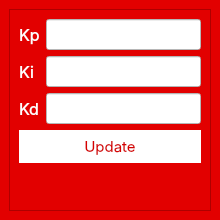
<?xml version="1.0" encoding="UTF-8"?>
<ui version="4.0">
 <class>MainWindow</class>
 <widget class="QMainWindow" name="MainWindow">
  <property name="geometry">
   <rect>
    <x>0</x>
    <y>0</y>
    <width>220</width>
    <height>220</height>
   </rect>
  </property>
  <property name="windowTitle">
   <string>MainWindow</string>
  </property>
  <property name="styleSheet">
   <string notr="true">background-color: rgb(226, 0, 0);</string>
  </property>
  <widget class="QWidget" name="centralwidget">
   <layout class="QHBoxLayout" name="horizontalLayout">
    <item>
     <widget class="QFrame" name="frame">
      <property name="frameShape">
       <enum>QFrame::StyledPanel</enum>
      </property>
      <property name="frameShadow">
       <enum>QFrame::Raised</enum>
      </property>
      <layout class="QFormLayout" name="formLayout">
       <item row="0" column="0">
        <widget class="QLabel" name="label_2">
         <property name="font">
          <font>
           <family>SF Pro Display</family>
           <pointsize>12</pointsize>
          </font>
         </property>
         <property name="styleSheet">
          <string notr="true">color: rgb(255, 255, 255);</string>
         </property>
         <property name="text">
          <string>Kp</string>
         </property>
         <property name="alignment">
          <set>Qt::AlignCenter</set>
         </property>
        </widget>
       </item>
       <item row="0" column="1">
        <widget class="QLineEdit" name="LKp">
         <property name="font">
          <font>
           <family>SF Pro Display</family>
           <pointsize>-1</pointsize>
           <weight>75</weight>
           <italic>false</italic>
           <bold>true</bold>
          </font>
         </property>
         <property name="styleSheet">
          <string notr="true">background-color: rgb(255, 255, 255);
color: rgb(143, 0, 0);
border-bottom: 2px solid rgba(255, 255, 255, 100);
padding-bottom:7px;
font-size: 15px;
font-family: &quot;SF Pro Display&quot;; 
	font-weight: bold; 
    font-style: normal;</string>
         </property>
         <property name="text">
          <string/>
         </property>
        </widget>
       </item>
       <item row="1" column="0">
        <widget class="QLabel" name="label">
         <property name="font">
          <font>
           <family>SF Pro Display</family>
           <pointsize>12</pointsize>
          </font>
         </property>
         <property name="styleSheet">
          <string notr="true">color: rgb(255, 255, 255);</string>
         </property>
         <property name="text">
          <string>Ki</string>
         </property>
         <property name="alignment">
          <set>Qt::AlignCenter</set>
         </property>
        </widget>
       </item>
       <item row="1" column="1">
        <widget class="QLineEdit" name="LKi">
         <property name="font">
          <font>
           <family>SF Pro Display</family>
           <pointsize>-1</pointsize>
           <weight>75</weight>
           <italic>false</italic>
           <bold>true</bold>
          </font>
         </property>
         <property name="styleSheet">
          <string notr="true">background-color: rgb(255, 255, 255);
color: rgb(143, 0, 0);
border-bottom: 2px solid rgba(255, 255, 255, 100);
padding-bottom:7px;
font-size: 15px;
font-family: &quot;SF Pro Display&quot;; 
	font-weight: bold; 
    font-style: normal;</string>
         </property>
        </widget>
       </item>
       <item row="2" column="0">
        <widget class="QLabel" name="label_3">
         <property name="font">
          <font>
           <family>SF Pro Display</family>
           <pointsize>12</pointsize>
          </font>
         </property>
         <property name="styleSheet">
          <string notr="true">color: rgb(255, 255, 255);</string>
         </property>
         <property name="text">
          <string>Kd</string>
         </property>
         <property name="alignment">
          <set>Qt::AlignCenter</set>
         </property>
        </widget>
       </item>
       <item row="2" column="1">
        <widget class="QLineEdit" name="LKd">
         <property name="font">
          <font>
           <family>SF Pro Display</family>
           <pointsize>-1</pointsize>
           <weight>75</weight>
           <italic>false</italic>
           <bold>true</bold>
          </font>
         </property>
         <property name="styleSheet">
          <string notr="true">background-color: rgb(255, 255, 255);
color: rgb(143, 0, 0);
border-bottom: 2px solid rgba(255, 255, 255, 100);
padding-bottom:7px;
font-size: 15px;
font-family: &quot;SF Pro Display&quot;; 
	font-weight: bold; 
    font-style: normal;</string>
         </property>
        </widget>
       </item>
       <item row="3" column="0" colspan="2">
        <widget class="QPushButton" name="updatePID">
         <property name="font">
          <font>
           <family>SF Pro Display</family>
           <pointsize>-1</pointsize>
           <weight>50</weight>
           <italic>false</italic>
           <bold>false</bold>
          </font>
         </property>
         <property name="cursor">
          <cursorShape>PointingHandCursor</cursorShape>
         </property>
         <property name="styleSheet">
          <string notr="true">background-color: rgb(255, 255, 255);
border-color: rgb(255, 255, 255);
border-radius : 30px;
color: rgb(214, 0, 0);
font-size: 15px;
padding:7px;
font-family: &quot;SF Pro Display&quot;; 
	font-weight: normal; 
    font-style: normal;</string>
         </property>
         <property name="text">
          <string>Update</string>
         </property>
        </widget>
       </item>
      </layout>
     </widget>
    </item>
   </layout>
  </widget>
 </widget>
 <resources/>
 <connections/>
</ui>
